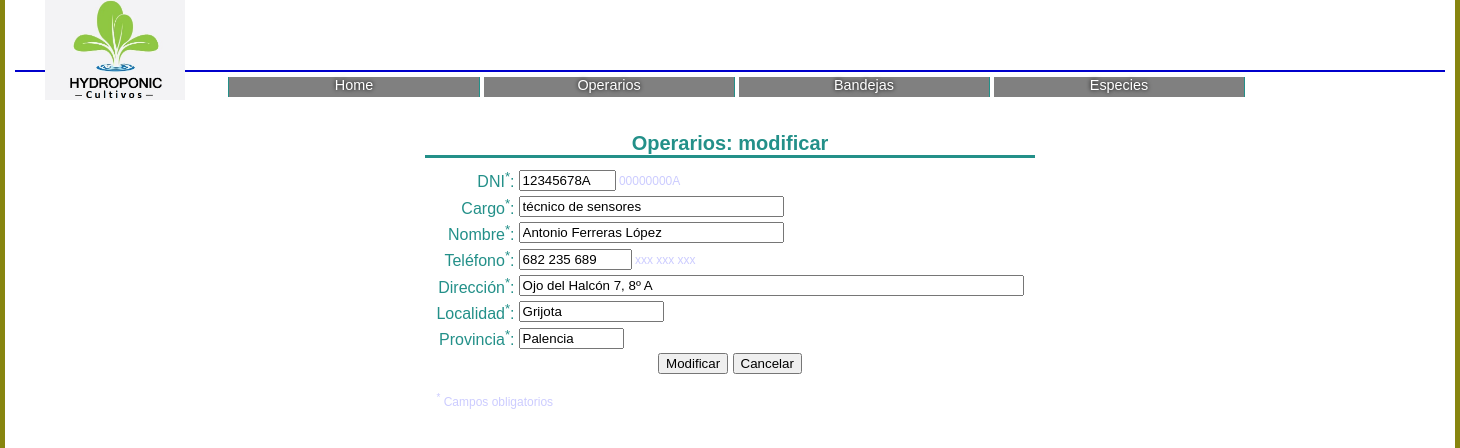
Page /operarios/operarios_editar.php?DNIoper=12345678A on the committed database.
### tables this page shows
CREATE TABLE `operarios` (
  `DNIoper` char(9) NOT NULL,
  `cargooper` varchar(30) NOT NULL COMMENT 'Cargo o función del operario',
  `nombreoper` varchar(30) NOT NULL,
  `telefoper` varchar(15) NOT NULL COMMENT 'Teléfono: 6xx xxx xxx',
  `diroper` varchar(60) NOT NULL COMMENT 'Dirección: calle, número, planta',
  `localidadoper` varchar(15) NOT NULL,
  `provinciaoper` varchar(10) NOT NULL
);

### bd_funciones.inc (called while the page is built, shortened)
<?php
    function FormatToSQL($dato, $tipodato) {
        if ($dato=="")
            $eldatoformateado = "NULL";
        else
			switch ($tipodato) {
				case "cadena":
					$eldatoformateado = "\"" . $dato . "\"";
					break;
			}
        return $eldatoformateado;
    }
?>

### operarios/operarios_editar.php (the view, shortened to what this page needs)
<?php
    include_once ("../bd_funciones.inc");
    if (isset($_POST["btn_cancelar"])) {
        header("Location: operarios_listado.php");
		exit();
    } else {
		try {
			$DNIoper_orig = (isset($_POST["DNIoper_orig"])) ? $_POST["DNIoper_orig"] : $_GET["DNIoper"];
			$DNIoper = (isset($_POST["DNIoper"]))?$_POST["DNIoper"]:"";
			$cargooper = (isset($_POST["cargooper"]))?$_POST["cargooper"]:"";
			$nombreoper = (isset($_POST["nombreoper"]))?$_POST["nombreoper"]:"";
			$telefoper = (isset($_POST["telefoper"]))?$_POST["telefoper"]:"";
			$diroper = (isset($_POST["diroper"]))?$_POST["diroper"]:"";
			$localidadoper = (isset($_POST["localidadoper"]))?$_POST["localidadoper"]:"";
			$provinciaoper = (isset($_POST["provinciaoper"]))?$_POST["provinciaoper"]:"";
			$conn = Conectarse(SERVIDOR, BD_NOMBRE, BD_USUARIO, BD_PASS);
			if (isset($_POST["btn_modificar"])) {
				$msg_datos="";
				ComprobarDato($DNIoper, "DNI", true, "cadena", $msg_datos);
				ComprobarDato($cargooper, "Cargo", true, "cadena", $msg_datos);
				ComprobarDato($nombreoper, "Nombre", true, "cadena", $msg_datos);
				ComprobarDato($telefoper, "Teléfono", true, "cadena", $msg_datos);
                ComprobarDato($diroper, "Dirección", true, "cadena", $msg_datos);
				ComprobarDato($localidadoper, "Localidad", true, "cadena", $msg_datos);
				ComprobarDato($provinciaoper, "Provincia", true, "cadena", $msg_datos);
				if ($msg_datos != "")
					throw new Exception($msg_datos);
				if ($DNIoper_orig != $DNIoper) {
					$sql = "SELECT * FROM Operarios WHERE DNIoper=" .
                        FormatToSQL($DNIoper,"cadena") . ";";
					if (!($rs = mysqli_query($conn, $sql)))
						throw new Exception("Error al intentar comprobar si existe algún operario con ese DNI.");
					if (mysqli_num_rows($rs) > 0)
						throw new Exception("Imposible modificar el operario.<br>Ya existe un operario con DNI $DNIoper.");
					mysqli_free_result($rs);
				}
				$sql = "UPDATE Operarios SET DNIoper=" . FormatToSQL($DNIoper,"cadena") .
                    ", cargooper=" . FormatToSQL($cargooper,"cadena") .
                    ", nombreoper=" . FormatToSQL($nombreoper,"cadena") .
                    ", telefoper=" . FormatToSQL($telefoper,"cadena") .
                    ", diroper=" . FormatToSQL($diroper,"cadena") .
                    ", localidadoper=" . FormatToSQL($localidadoper,"cadena") .
                    ", provinciaoper=" . FormatToSQL($provinciaoper,"cadena") .
					" WHERE DNIoper=" . FormatToSQL($DNIoper_orig,"cadena") . ";";
				if (!mysqli_query($conn, $sql))
					throw new Exception("Error al intentar modificar el Operario." . $sql);
				$DNIoper_orig = $DNIoper;
				$msg = "Operario modificado con éxito.";
			} else {
				$sql = "SELECT * FROM Operarios WHERE DNIoper=" .
                        FormatToSQL($DNIoper_orig,"cadena") . ";";
				if (!($rs = mysqli_query($conn, $sql)))
					throw new Exception("Error al intentar obtener los datos del operario");
				if (!($fila = mysqli_fetch_array($rs)))
					throw new Exception("No existe ningún operario con código $DNIoper_orig");
				$DNIoper=$fila['DNIoper'];
				$cargooper=$fila['cargooper'];
				$nombreoper=$fila['nombreoper'];
				$telefoper=$fila['telefoper'];
                $diroper=$fila['diroper'];
                $localidadoper=$fila['localidadoper'];
                $provinciaoper=$fila['provinciaoper'];
			}
		}
        catch (Exception $e) {
			$b_error = true;
			$msg = getInformationError($e,$conn,$sql);
		}
	}
?>
<!DOCTYPE html>
<html lang="es">
<head>
    <link rel="stylesheet" href="../cultivos.css" />
</head>
<body>
<div id="contenedor-general">
	<?php
		include ("../cultivos_cabecera.inc");
	?>
    <section id="contenido">
        <form class="cultivos_datos" action="operarios_editar.php" method="post">
			<table class="cultivos_datos">
				<caption>Operarios: modificar</caption>
				<tr>
                    <td class="celda_etiq"><label class="oblig" for="DNIoper">DNI<sup>*</sup>:</label></td>
                    <td class="celda_datos"><input type="text" name="DNIoper" pattern="[0-9]{8}[A-Z]{1}" maxlength="9" size="9" value="<?php echo($DNIoper);?>" /><span class="nota"> 00000000A</span></td></tr>
                <tr>
                    <td class="celda_etiq"><label class="oblig" for="cargooper">Cargo<sup>*</sup>:</label></td>
                    <td class="celda_datos"><input type="text" name="cargooper" maxlength="30" size="30" value="<?php echo($cargooper);?>" /></td></tr>
                <tr>
                    <td class="celda_etiq"><label class="oblig" for="nombreoper">Nombre<sup>*</sup>:</label></td>
                    <td class="celda_datos"><input type="text" name="nombreoper" maxlength="30" size="30" value="<?php echo($nombreoper);?>" /></td></tr>
                <tr>
                    <td class="celda_etiq"><label class="oblig" for="telefoper">Teléfono<sup>*</sup>:</label></td>
                    <td class="celda_datos"><input type="text" name="telefoper" pattern="[0-9]{3} [0-9]{3} [0-9]{3}" maxlength="11" size="11" value="<?php echo($telefoper);?>" /><span class="nota"> xxx xxx xxx</span></td></tr>
				<tr>
                    <td class="celda_etiq"><label class="oblig" for="diroper">Dirección<sup>*</sup>:</label></td>
                    <td class="celda_datos"><input type="text" name="diroper" maxlength="60" size="60" value="<?php echo($diroper);?>" /></td></tr>
				<tr>
                    <td class="celda_etiq"><label class="oblig" for="localidadoper">Localidad<sup>*</sup>:</label></td>
                    <td class="celda_datos"><input type="text" name="localidadoper" maxlength="15" size="15" value="<?php echo($localidadoper);?>" /></td></tr>
				<tr>
                    <td class="celda_etiq"><label class="oblig" for="provinciaoper">Provincia<sup>*</sup>:</label></td>
                    <td class="celda_datos"><input type="text" name="provinciaoper" maxlength="10" size="10" value="<?php echo($provinciaoper);?>" /></td></tr>
                <tr>
					<td colspan="2">
						<input type="submit" value="Modificar" name="btn_modificar"/>
						<input type="submit" value="Cancelar" name="btn_cancelar"/></td></tr>
                <tr>
				    <td class="nota" colspan="2">
					    <br/><sup>*</sup> Campos obligatorios</td></tr>
            </table>
        </form>
    </section>
</div>
</body>
</html>

### cultivos.css (style rules this page uses)
* { margin: 0; }
html, body { padding: 0; height: 100%; }
body { background-color: #87850f; font-family: "Lucida Grande", Lucida, Verdana, sans-serif; color: #239089; text-align: center; }
#contenedor-general { //width: 960px; width: 1430px; min-height: 100%; height: auto !important; margin: auto; padding: 0px 10px 0px 10px; background-color:#FFFFFF; }
#contenido { padding: 60px 0 0 0; }
table.cultivos_datos { padding:8px; margin: auto; border: none; border-top: solid; text-align: center; }
table.cultivos_datos caption { font-size: 1.25em; font-weight: bold; }
table.cultivos_datos td.celda_etiq { text-align: right; }
table.cultivos_datos td.celda_datos { text-align: left; }
table.cultivos_datos td.nota, table.cultivos_datos span.nota { text-align: left; color: #CCCCFF; font-size: .75em; }

### rows in the picture
operarios: DNIoper "12345678A", cargooper "técnico de sensores", nombreoper "Antonio Ferreras López", telefoper "682 235 689", diroper "Ojo del Halcón 7, 8º A", localidadoper "Grijota", provinciaoper "Palencia"
